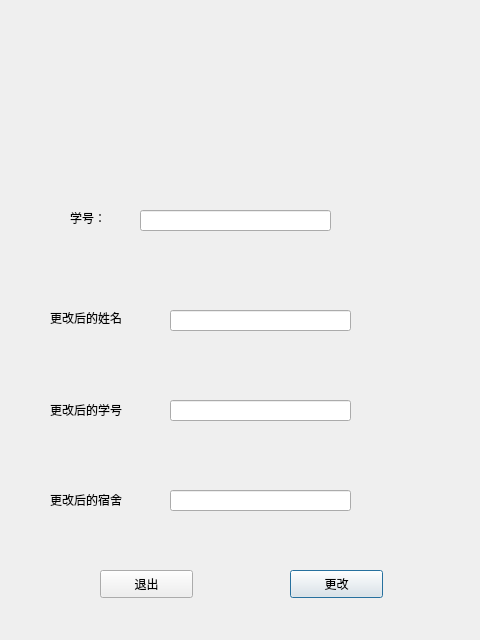
<?xml version="1.0" encoding="UTF-8"?>
<ui version="4.0">
 <class>Modify</class>
 <widget class="QDialog" name="Modify">
  <property name="geometry">
   <rect>
    <x>0</x>
    <y>0</y>
    <width>480</width>
    <height>640</height>
   </rect>
  </property>
  <property name="windowTitle">
   <string>Dialog</string>
  </property>
  <widget class="QLabel" name="label">
   <property name="geometry">
    <rect>
     <x>70</x>
     <y>210</y>
     <width>72</width>
     <height>15</height>
    </rect>
   </property>
   <property name="text">
    <string>学号：</string>
   </property>
  </widget>
  <widget class="QLineEdit" name="lineEdit">
   <property name="geometry">
    <rect>
     <x>140</x>
     <y>210</y>
     <width>191</width>
     <height>21</height>
    </rect>
   </property>
  </widget>
  <widget class="QLabel" name="label_2">
   <property name="geometry">
    <rect>
     <x>50</x>
     <y>310</y>
     <width>101</width>
     <height>16</height>
    </rect>
   </property>
   <property name="text">
    <string>更改后的姓名</string>
   </property>
  </widget>
  <widget class="QLabel" name="label_3">
   <property name="geometry">
    <rect>
     <x>50</x>
     <y>400</y>
     <width>91</width>
     <height>20</height>
    </rect>
   </property>
   <property name="text">
    <string>更改后的学号</string>
   </property>
  </widget>
  <widget class="QLineEdit" name="lineEdit_2">
   <property name="geometry">
    <rect>
     <x>170</x>
     <y>310</y>
     <width>181</width>
     <height>21</height>
    </rect>
   </property>
  </widget>
  <widget class="QLineEdit" name="lineEdit_3">
   <property name="geometry">
    <rect>
     <x>170</x>
     <y>400</y>
     <width>181</width>
     <height>21</height>
    </rect>
   </property>
  </widget>
  <widget class="QLabel" name="label_4">
   <property name="geometry">
    <rect>
     <x>50</x>
     <y>490</y>
     <width>91</width>
     <height>20</height>
    </rect>
   </property>
   <property name="text">
    <string>更改后的宿舍</string>
   </property>
  </widget>
  <widget class="QLineEdit" name="lineEdit_4">
   <property name="geometry">
    <rect>
     <x>170</x>
     <y>490</y>
     <width>181</width>
     <height>21</height>
    </rect>
   </property>
  </widget>
  <widget class="QPushButton" name="pushButton">
   <property name="geometry">
    <rect>
     <x>290</x>
     <y>570</y>
     <width>93</width>
     <height>28</height>
    </rect>
   </property>
   <property name="text">
    <string>更改</string>
   </property>
  </widget>
  <widget class="QPushButton" name="pushButton_2">
   <property name="geometry">
    <rect>
     <x>100</x>
     <y>570</y>
     <width>93</width>
     <height>28</height>
    </rect>
   </property>
   <property name="text">
    <string>退出</string>
   </property>
  </widget>
 </widget>
 <resources/>
 <connections/>
</ui>
